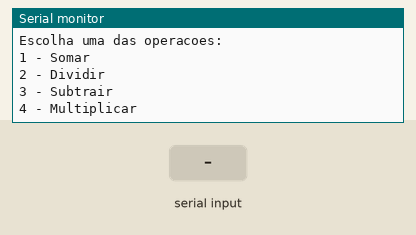
This sketch was run on a simulated Arduino Mega 2560, built with avr-gcc and run on an emulated ATmega2560. On the bench: the last lines printed to the serial monitor. Inputs (shaded band) come from the test bench.

Above: at 0.9 s.
1.0 s: "sim" received over Serial
At 3.1 s:
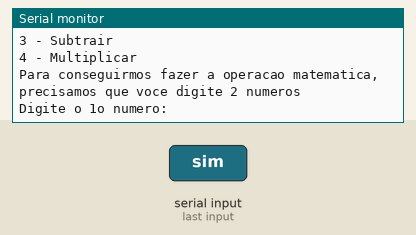
3.5 s: "90,45,200\n" received over Serial
At 5.4 s:
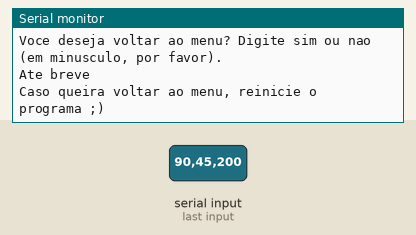

Measured:
- after the input at 1.0 s, the serial monitor: prints a new line after 1.0 s (image 1)
- after the input at 3.5 s, the serial monitor: prints a new line at once (image 2)

The sketch:

calculadora_com_menu1.ino
```cpp
int escolhaDaOperacao;
 float resultado;

//tipo de retorno-nome da funcao e paremetros-corpo
float somar(float numero1param, float numero2param){
 resultado = numero1param + numero2param;
  return resultado;}
 //Serial.println("O Resultado deu :"+ String(resultado));
float Subitrair(float numero1param, float numero2param){
 resultado = numero1param - numero2param;
return resultado;
}
float Divisao(float numero1param, float numero2param){
 resultado = numero1param / numero2param;
return resultado;
}
float Multiplicacao(float numero1param, float numero2param){
 resultado = numero1param * numero2param;
return resultado;
}

void setup()
{
  Serial.begin(9600);

  int contador = 0; //variável inicializadora do 'do while'
  float numero1;
  float numero2;

  //\n é um entender via texto
  do{
    Serial.println("Bem-vindo(a) a calculadora mega blaster inteligente :P!!!\n");
    Serial.println("Escolha uma das operacoes:");
	Serial.println("1 - Somar");
    Serial.println("2 - Dividir");
    Serial.println("3 - Subtrair");
    Serial.println("4 - Multiplicar");
    while(!Serial.available()){}
    escolhaDaOperacao = Serial.parseInt();


    Serial.println("Para conseguirmos fazer a operacao matematica, precisamos que voce digite 2 numeros");
    Serial.println("Digite o 1o numero:");
    while(!Serial.available()){}
    numero1 = Serial.parseFloat();

    Serial.println("Agora, digite o 2o numero:");
    while(!Serial.available()){}
    numero2 = Serial.parseFloat();

    //if(escolhaDaOperacao == 1){}
    //else if (escolhaDaOperacao == 2){}
    //else if (escolhaDaOperacao == 3){}
    //else if (escolhaDaOperacao == 4){}
    //else{} // else NÃO TEM CONDIÇÃO!!!

    switch(escolhaDaOperacao){
      case 1:
       //somar(numero1, numero2);

       float retornoFuncaoSomar;
         retornoFuncaoSomar = somar(numero1, numero2);
      Serial.println("O Resultado deu :"+ String(retornoFuncaoSomar));
      	break;

      case 2:
       float retornoFuncaoDivisao;
       retornoFuncaoDivisao = Divisao(numero1, numero2);
      Serial.println("O Resultado deu :"+ String(retornoFuncaoDivisao));
     	break;

      case 3:
       float retornoFuncaoSubitrair;
      retornoFuncaoSubitrair = Subitrair(numero1, numero2);
      Serial.println("O Resultado deu :"+ String(retornoFuncaoSubitrair));
      	break;

      case 4:
       float retornoFuncaoMultiplicacao;
      retornoFuncaoMultiplicacao = Multiplicacao(numero1, numero2);
      Serial.println("O Resultado deu :"+ String(retornoFuncaoMultiplicacao));

      	break;

      default:
      	Serial.println("Opcao invalida! Escolha uma opcao do 1 ao 4. ;");
    }

    Serial.println("Voce deseja voltar ao menu? Digite sim ou nao (em minusculo, por favor).");
    while(!Serial.available()){}


    if(Serial.readString() == "sim"){
      contador = 1;
    }
    else{
      contador = 0;

      Serial.println("Ate breve");
      Serial.println("Caso queira voltar ao menu, reinicie o programa ;)");
    }


  }
  while(contador != 0); //Se o contador foi diferente de 0, o mesmo repete.
}

void loop()
{
  //sem instruções// ; o final da instrução	// +=concatenano
}
```
